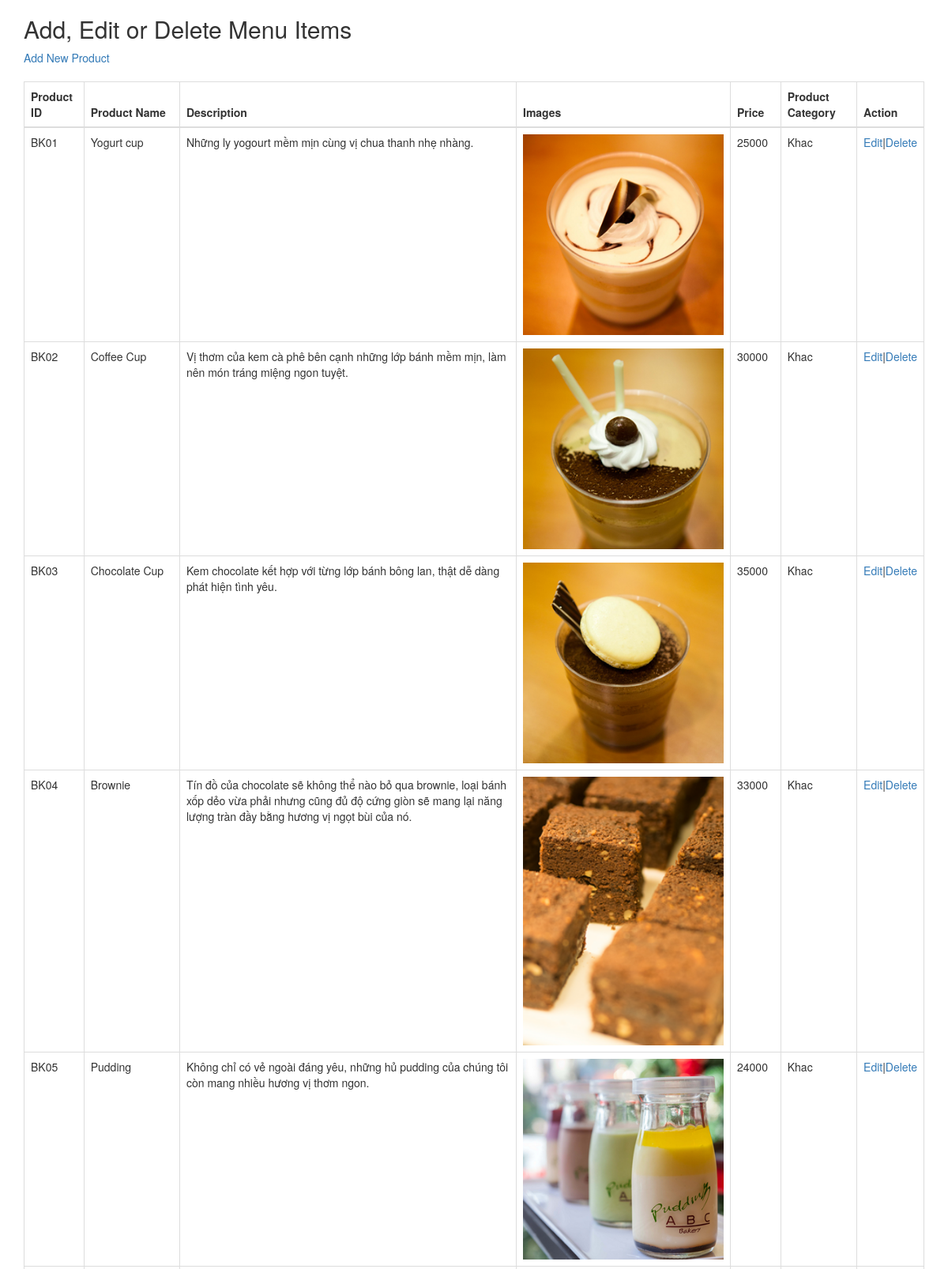
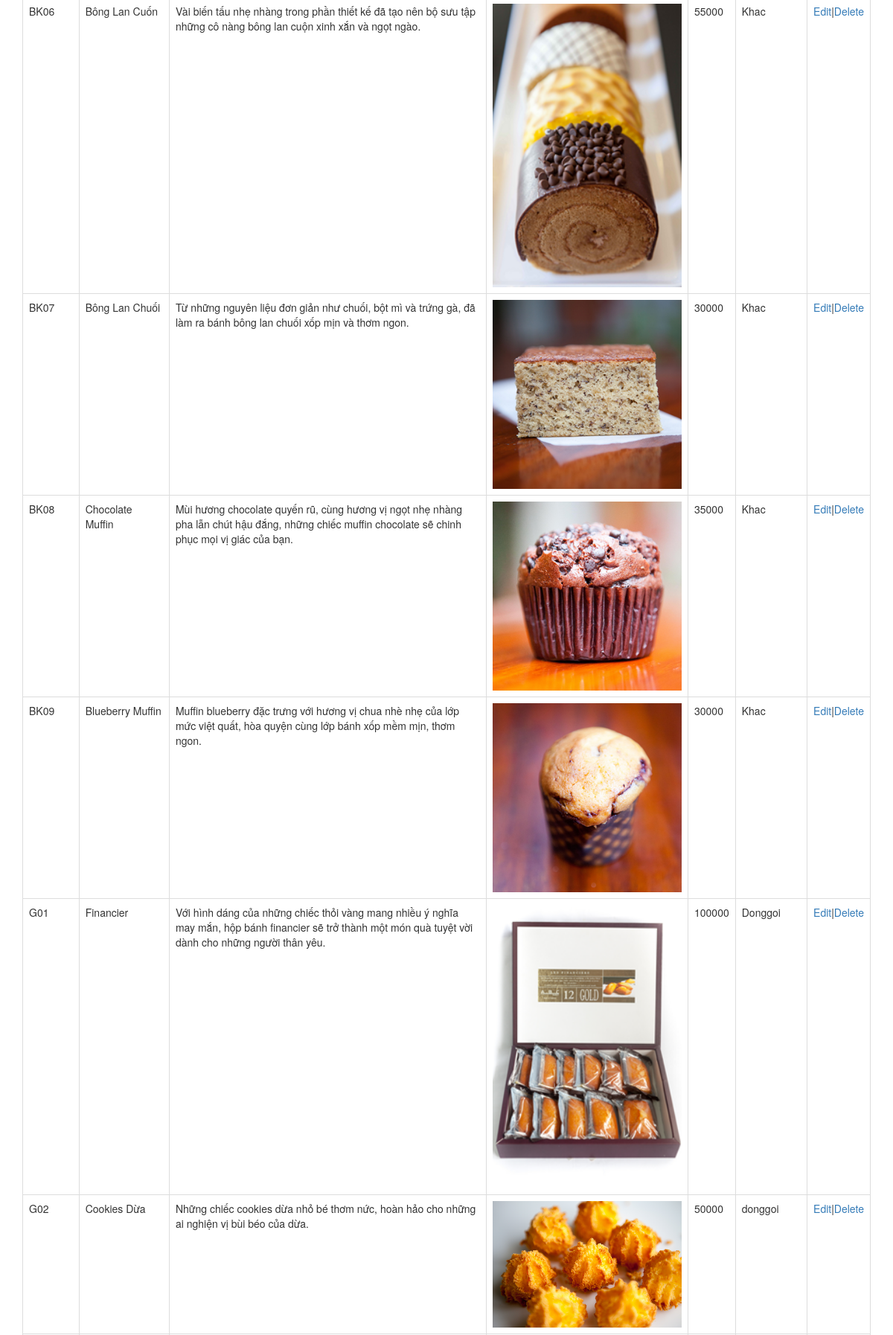
Page /admin-product.php (upper part) on the committed database (2 pictures, top to bottom).
### tables this page shows
CREATE TABLE IF NOT EXISTS `tb_product` (
  `product_id` varchar(11) NOT NULL,
  `product_name` varchar(50) NOT NULL,
  `product_description` varchar(1000) NOT NULL,
  `Images` varchar(50) NOT NULL,
  `product_price` float NOT NULL,
  `product_category` varchar(50) NOT NULL,
  PRIMARY KEY (`product_id`)
);

### admin-product.php (the view, shortened to what this page needs)
<!DOCTYPE html>
<?php
include_once '../SweetBakery/lib/connect.inc';
$sql = "select * from tb_product";
$result = mysqli_query($link, $sql);
?>
<html>
    <head>
        <link href="../css/bootstrap.min.css" rel="stylesheet" type="text/css"/>
    </head>
    <body>
        <div class="container">
            <h2>Add, Edit or Delete Menu Items</h2>
            <a href="Create.php">Add New Product</a><br><br>
            <table class="table table-bordered">
                <thead>
                    <tr>
                        <th>Product ID</th>
                        <th>Product Name</th>
                        <th>Description</th>
                        <th>Images</th>
                        <th>Price</th>
                        <th>Product Category</th>
                        <th>Action</th>
                    </tr>
                </thead>
                <tbody>
                    <?php
                    while ($row = mysqli_fetch_row($result)) {
                        echo "<tr>";
                        echo "<td>$row[0]</td>";
                        echo "<td>$row[1]</td>";
                        echo "<td>$row[2]</td>";
                        echo "<td><img src='../Images/$row[3]' style='width:100%'/></td>";
                        echo "<td>$row[4]</td>";
                        echo "<td>$row[5]</td>";
                        echo "<td><a href='edit-Product.php?id=$row[0]'>Edit</a>|";
                        echo "<a href='delete-Product.php?id=$row[0]'>Delete</a></td>";
                        echo "</tr>";
                    }
                    ?>
                </tbody>
        </div>
    </body>
</html>

### rows in the picture
tb_product: product_id "BK01", product_name "Yogurt cup", product_description "Những ly yogourt mềm mịn cùng vị chua thanh nhẹ nhàng.", Images (picture), product_price "25000", product_category "Khac"
tb_product: product_id "BK02", product_name "Coffee Cup", product_description "Vị thơm của kem cà phê bên cạnh những lớp bánh mềm mịn, làm nên món tráng miệng ngon tuyệt.", Images (picture), product_price "30000", product_category "Khac"
tb_product: product_id "BK03", product_name "Chocolate Cup", product_description "Kem chocolate kết hợp với từng lớp bánh bông lan, thật dễ dàng phát hiện tình yêu.", Images (picture), product_price "35000", product_category "Khac"
tb_product: product_id "BK04", product_name "Brownie", product_description "Tín đồ của chocolate sẽ không thể nào bỏ qua brownie, loại bánh xốp dẻo vừa phải nhưng cũng đủ độ cứng giòn sẽ mang lại năng lượng tràn đầy bằng hương vị ngọt bùi của nó.", Images (picture), product_price "33000", product_category "Khac"
tb_product: product_id "BK05", product_name "Pudding", product_description "Không chỉ có vẻ ngoài đáng yêu, những hủ pudding của chúng tôi còn mang nhiều hương vị thơm ngon.", Images (picture), product_price "24000", product_category "Khac"
tb_product: product_id "BK06", product_name "Bông Lan Cuốn", product_description "Vài biến tấu nhẹ nhàng trong phần thiết kế đã tạo nên bộ sưu tập những cô nàng bông lan cuộn xinh xắn và ngọt ngào.", Images (picture), product_price "55000", product_category "Khac"
tb_product: product_id "BK07", product_name "Bông Lan Chuối", product_description "Từ những nguyên liệu đơn giản như chuối, bột mì và trứng gà, đã làm ra bánh bông lan chuối xốp mịn và thơm ngon.", Images (picture), product_price "30000", product_category "Khac"
tb_product: product_id "BK08", product_name "Chocolate Muffin", product_description "Mùi hương chocolate quyến rũ, cùng hương vị ngọt nhẹ nhàng pha lẫn chút hậu đắng, những chiếc muffin chocolate sẽ chinh phục mọi vị giác của bạn.", Images (picture), product_price "35000", product_category "Khac"
tb_product: product_id "BK09", product_name "Blueberry Muffin", product_description "Muffin blueberry đặc trưng với hương vị chua nhè nhẹ của lớp mức việt quất, hòa quyện cùng lớp bánh xốp mềm mịn, thơm ngon.", Images (picture), product_price "30000", product_category "Khac"
tb_product: product_id "G01", product_name "Financier", product_description "Với hình dáng của những chiếc thỏi vàng mang nhiều ý nghĩa may mắn, hộp bánh financier sẽ trở thành một món quà tuyệt vời dành cho những người thân yêu.", Images (picture), product_price "100000", product_category "Donggoi"
tb_product: product_id "G02", product_name "Cookies Dừa", product_description "Những chiếc cookies dừa nhỏ bé thơm nức, hoàn hảo cho những ai nghiện vị bùi béo của dừa.", Images (picture), product_price "50000", product_category "donggoi"
